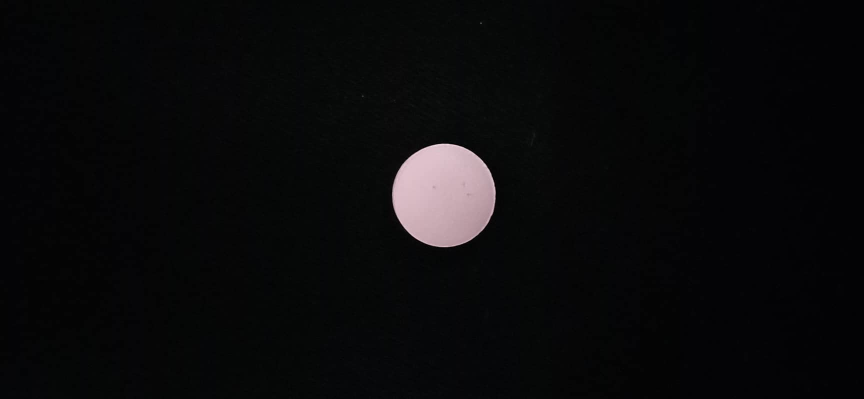
#> input picture milga1.jpg, 1728 x 798 px (shown at 1/2 size)
$ python func.py
#> lines starting #> are read from the running program, lines starting #| are printed output that depends on the picture; after the words box and inside, x2 and y2 are one past the last pixel; in counts of white or black regions, pixels touching at a corner belong together
import cv2
import numpy as np
import knn_classifier
import csv

def rgb2hsv(r, g, b):
    r = r / 255.0
    g = g / 255.0
    b = b / 255.0
    mx = max(r, g, b)
    mn = min(r, g, b)
    df = mx-mn
    if mx == mn:
        h = 0
    elif mx == r:
        h = (60 * ((g-b)/df) + 360) % 360
    elif mx == g:
        h = (60 * ((b-r)/df) + 120) % 360
    elif mx == b:
        h = (60 * ((r-g)/df) + 240) % 360
    if mx == 0:
        s = 0
    else:
        s = df/mx
    v = mx
    return h, s, v

def detectShape(path):
#> called with path = 'milga1.jpg'
	img= cv2.imread(path,1)
#> img is the input picture: shape (798, 1728, 3); mean B, G, R 11.1, 10.3, 10.3
	img = cv2.resize(img, (0, 0), None, .5, .5)
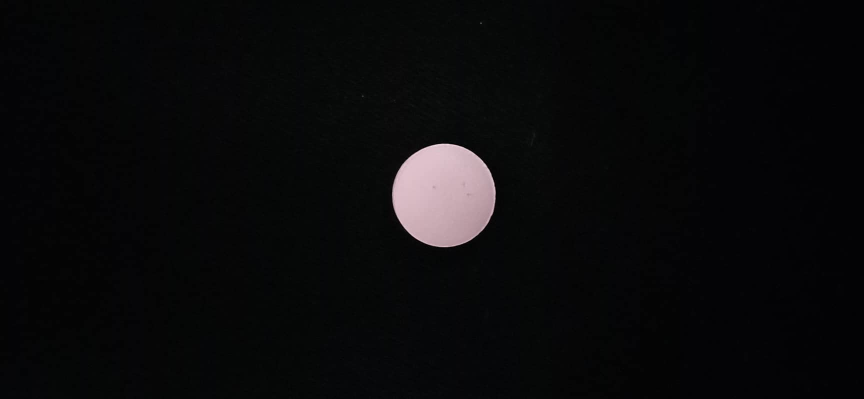
#> img: shape (399, 864, 3); mean B, G, R 11.1, 10.3, 10.4

	img = cv2.GaussianBlur(img, (3,3), 0)
	kernel = np.array([[-1,-1,-1], [-1,9,-1], [-1,-1,-1]])
	img = cv2.filter2D(img, -1, kernel)

	drugShape = 'UNDEFINED'
	edges = cv2.Canny(img,100,200)
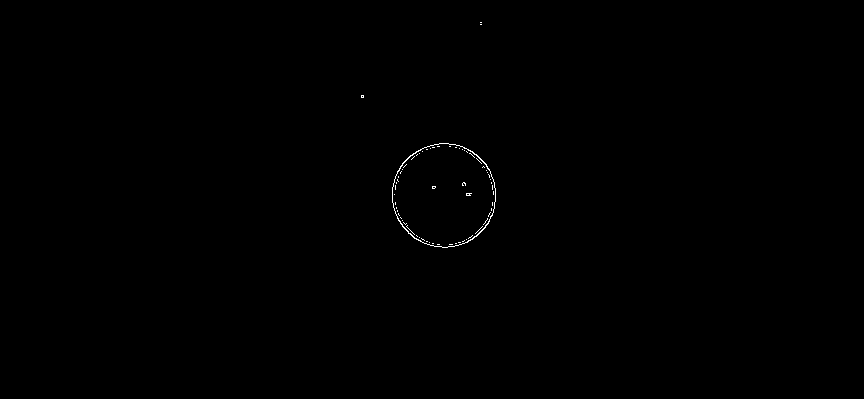
#> edges: shape (399, 864); 0.17% white in thin lines or dots, all inside (x1, y1, x2, y2) = (361, 22, 496, 248)
	contours, hierarchy = cv2.findContours(edges,cv2.RETR_TREE,cv2.CHAIN_APPROX_SIMPLE)
#> contours = 69 contours, 67 with area under 20; largest, box (x1, y1, x2, y2) and area: (392, 143, 496, 248) 8416, (392, 143, 496, 248) 8336

	areas = np.array([cv2.contourArea(c) for c in contours])
#> areas = 69 values, max 8416 at index 0, min 0 at index 2, mean 243.2
#> (the run stopped early here; a loop or call above may not have finished)
